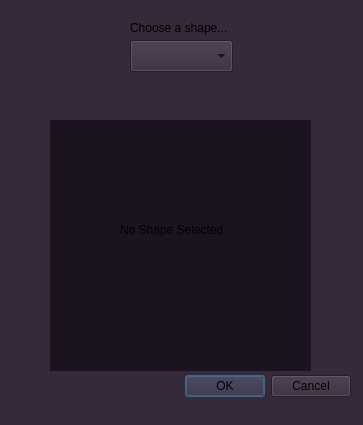
<?xml version="1.0" encoding="UTF-8"?>
<ui version="4.0">
 <class>ShapeEditor</class>
 <widget class="QDialog" name="ShapeEditor">
  <property name="geometry">
   <rect>
    <x>0</x>
    <y>0</y>
    <width>363</width>
    <height>425</height>
   </rect>
  </property>
  <property name="windowTitle">
   <string>Dialog</string>
  </property>
  <property name="styleSheet">
   <string notr="true">background-color : rgb(53, 41, 58)</string>
  </property>
  <widget class="QDialogButtonBox" name="buttonBox">
   <property name="geometry">
    <rect>
     <x>10</x>
     <y>370</y>
     <width>341</width>
     <height>32</height>
    </rect>
   </property>
   <property name="orientation">
    <enum>Qt::Horizontal</enum>
   </property>
   <property name="standardButtons">
    <set>QDialogButtonBox::Cancel|QDialogButtonBox::Ok</set>
   </property>
  </widget>
  <widget class="QComboBox" name="shapeType">
   <property name="geometry">
    <rect>
     <x>130</x>
     <y>40</y>
     <width>103</width>
     <height>32</height>
    </rect>
   </property>
  </widget>
  <widget class="QLabel" name="label">
   <property name="geometry">
    <rect>
     <x>130</x>
     <y>20</y>
     <width>141</width>
     <height>16</height>
    </rect>
   </property>
   <property name="styleSheet">
    <string notr="true">font-color : rgb(35, 27, 33)</string>
   </property>
   <property name="text">
    <string>Choose a shape... </string>
   </property>
  </widget>
  <widget class="QStackedWidget" name="stackedWidget">
   <property name="geometry">
    <rect>
     <x>50</x>
     <y>120</y>
     <width>261</width>
     <height>251</height>
    </rect>
   </property>
   <property name="styleSheet">
    <string notr="true">background-color :rgb(27, 20, 32)</string>
   </property>
   <widget class="QWidget" name="stackedWidgetPage1" native="true">
    <widget class="QLabel" name="label_2">
     <property name="geometry">
      <rect>
       <x>70</x>
       <y>100</y>
       <width>121</width>
       <height>20</height>
      </rect>
     </property>
     <property name="text">
      <string>No Shape Selected</string>
     </property>
    </widget>
   </widget>
   <widget class="QWidget" name="stackedWidgetPage2" native="true">
    <widget class="QLabel" name="label_3">
     <property name="geometry">
      <rect>
       <x>110</x>
       <y>20</y>
       <width>58</width>
       <height>16</height>
      </rect>
     </property>
     <property name="text">
      <string>Line</string>
     </property>
    </widget>
    <widget class="QLabel" name="label_4">
     <property name="geometry">
      <rect>
       <x>40</x>
       <y>60</y>
       <width>58</width>
       <height>16</height>
      </rect>
     </property>
     <property name="text">
      <string>X1</string>
     </property>
    </widget>
    <widget class="QLabel" name="label_5">
     <property name="geometry">
      <rect>
       <x>200</x>
       <y>60</y>
       <width>58</width>
       <height>16</height>
      </rect>
     </property>
     <property name="text">
      <string>Y1</string>
     </property>
    </widget>
    <widget class="QLabel" name="label_6">
     <property name="geometry">
      <rect>
       <x>40</x>
       <y>130</y>
       <width>58</width>
       <height>16</height>
      </rect>
     </property>
     <property name="text">
      <string>X2</string>
     </property>
    </widget>
    <widget class="QLabel" name="label_7">
     <property name="geometry">
      <rect>
       <x>200</x>
       <y>130</y>
       <width>58</width>
       <height>16</height>
      </rect>
     </property>
     <property name="text">
      <string>Y2</string>
     </property>
    </widget>
    <widget class="QTextEdit" name="textEdit">
     <property name="geometry">
      <rect>
       <x>20</x>
       <y>80</y>
       <width>51</width>
       <height>41</height>
      </rect>
     </property>
     <property name="styleSheet">
      <string notr="true">background-color : rgb(190, 197, 154)</string>
     </property>
    </widget>
    <widget class="QTextEdit" name="textEdit_2">
     <property name="geometry">
      <rect>
       <x>180</x>
       <y>80</y>
       <width>51</width>
       <height>41</height>
      </rect>
     </property>
     <property name="styleSheet">
      <string notr="true">background-color : rgb(190, 197, 154)</string>
     </property>
    </widget>
    <widget class="QTextEdit" name="textEdit_3">
     <property name="geometry">
      <rect>
       <x>20</x>
       <y>160</y>
       <width>51</width>
       <height>41</height>
      </rect>
     </property>
     <property name="styleSheet">
      <string notr="true">background-color : rgb(190, 197, 154)</string>
     </property>
    </widget>
    <widget class="QTextEdit" name="textEdit_4">
     <property name="geometry">
      <rect>
       <x>180</x>
       <y>160</y>
       <width>51</width>
       <height>41</height>
      </rect>
     </property>
     <property name="styleSheet">
      <string notr="true">background-color : rgb(190, 197, 154)</string>
     </property>
    </widget>
   </widget>
   <widget class="QWidget" name="stackedWidgetPage3" native="true">
    <widget class="QLabel" name="label_8">
     <property name="geometry">
      <rect>
       <x>100</x>
       <y>30</y>
       <width>58</width>
       <height>16</height>
      </rect>
     </property>
     <property name="text">
      <string>Polyline</string>
     </property>
    </widget>
    <widget class="QLabel" name="label_9">
     <property name="geometry">
      <rect>
       <x>30</x>
       <y>60</y>
       <width>58</width>
       <height>16</height>
      </rect>
     </property>
     <property name="text">
      <string>X1</string>
     </property>
    </widget>
    <widget class="QLabel" name="label_10">
     <property name="geometry">
      <rect>
       <x>180</x>
       <y>60</y>
       <width>58</width>
       <height>16</height>
      </rect>
     </property>
     <property name="text">
      <string>Y1</string>
     </property>
    </widget>
    <widget class="QLabel" name="label_11">
     <property name="geometry">
      <rect>
       <x>30</x>
       <y>120</y>
       <width>58</width>
       <height>16</height>
      </rect>
     </property>
     <property name="text">
      <string>X2</string>
     </property>
    </widget>
    <widget class="QLabel" name="label_12">
     <property name="geometry">
      <rect>
       <x>180</x>
       <y>120</y>
       <width>58</width>
       <height>16</height>
      </rect>
     </property>
     <property name="text">
      <string>Y2</string>
     </property>
    </widget>
    <widget class="QLabel" name="label_13">
     <property name="geometry">
      <rect>
       <x>30</x>
       <y>180</y>
       <width>58</width>
       <height>16</height>
      </rect>
     </property>
     <property name="text">
      <string>X3</string>
     </property>
    </widget>
    <widget class="QLabel" name="label_14">
     <property name="geometry">
      <rect>
       <x>180</x>
       <y>180</y>
       <width>58</width>
       <height>16</height>
      </rect>
     </property>
     <property name="text">
      <string>Y3</string>
     </property>
    </widget>
    <widget class="QTextEdit" name="textEdit_5">
     <property name="geometry">
      <rect>
       <x>20</x>
       <y>80</y>
       <width>51</width>
       <height>41</height>
      </rect>
     </property>
     <property name="styleSheet">
      <string notr="true">background-color : rgb(190, 197, 154)</string>
     </property>
    </widget>
    <widget class="QTextEdit" name="textEdit_6">
     <property name="geometry">
      <rect>
       <x>170</x>
       <y>80</y>
       <width>51</width>
       <height>41</height>
      </rect>
     </property>
     <property name="styleSheet">
      <string notr="true">background-color : rgb(190, 197, 154)</string>
     </property>
    </widget>
    <widget class="QTextEdit" name="textEdit_7">
     <property name="geometry">
      <rect>
       <x>20</x>
       <y>140</y>
       <width>51</width>
       <height>41</height>
      </rect>
     </property>
     <property name="styleSheet">
      <string notr="true">background-color : rgb(190, 197, 154)</string>
     </property>
    </widget>
    <widget class="QTextEdit" name="textEdit_8">
     <property name="geometry">
      <rect>
       <x>170</x>
       <y>140</y>
       <width>51</width>
       <height>41</height>
      </rect>
     </property>
     <property name="styleSheet">
      <string notr="true">background-color : rgb(190, 197, 154)</string>
     </property>
    </widget>
    <widget class="QTextEdit" name="textEdit_9">
     <property name="geometry">
      <rect>
       <x>20</x>
       <y>200</y>
       <width>51</width>
       <height>41</height>
      </rect>
     </property>
     <property name="styleSheet">
      <string notr="true">background-color : rgb(190, 197, 154)</string>
     </property>
    </widget>
    <widget class="QTextEdit" name="textEdit_10">
     <property name="geometry">
      <rect>
       <x>170</x>
       <y>200</y>
       <width>51</width>
       <height>41</height>
      </rect>
     </property>
     <property name="styleSheet">
      <string notr="true">background-color : rgb(190, 197, 154)</string>
     </property>
    </widget>
   </widget>
   <widget class="QWidget" name="stackedWidgetPage4" native="true">
    <widget class="QLabel" name="label_15">
     <property name="geometry">
      <rect>
       <x>100</x>
       <y>20</y>
       <width>71</width>
       <height>16</height>
      </rect>
     </property>
     <property name="text">
      <string>Rectangle</string>
     </property>
    </widget>
    <widget class="QLabel" name="label_16">
     <property name="geometry">
      <rect>
       <x>50</x>
       <y>50</y>
       <width>58</width>
       <height>16</height>
      </rect>
     </property>
     <property name="text">
      <string>X1</string>
     </property>
    </widget>
    <widget class="QLabel" name="label_17">
     <property name="geometry">
      <rect>
       <x>190</x>
       <y>50</y>
       <width>58</width>
       <height>16</height>
      </rect>
     </property>
     <property name="text">
      <string>Y1</string>
     </property>
    </widget>
    <widget class="QLabel" name="label_18">
     <property name="geometry">
      <rect>
       <x>190</x>
       <y>140</y>
       <width>58</width>
       <height>16</height>
      </rect>
     </property>
     <property name="text">
      <string>Y2</string>
     </property>
    </widget>
    <widget class="QLabel" name="label_19">
     <property name="geometry">
      <rect>
       <x>50</x>
       <y>140</y>
       <width>58</width>
       <height>16</height>
      </rect>
     </property>
     <property name="text">
      <string>X2</string>
     </property>
    </widget>
    <widget class="QTextEdit" name="textEdit_11">
     <property name="geometry">
      <rect>
       <x>30</x>
       <y>80</y>
       <width>51</width>
       <height>41</height>
      </rect>
     </property>
     <property name="styleSheet">
      <string notr="true">background-color : rgb(190, 197, 154)</string>
     </property>
    </widget>
    <widget class="QTextEdit" name="textEdit_12">
     <property name="geometry">
      <rect>
       <x>180</x>
       <y>80</y>
       <width>51</width>
       <height>41</height>
      </rect>
     </property>
     <property name="styleSheet">
      <string notr="true">background-color : rgb(190, 197, 154)</string>
     </property>
    </widget>
    <widget class="QTextEdit" name="textEdit_13">
     <property name="geometry">
      <rect>
       <x>30</x>
       <y>180</y>
       <width>51</width>
       <height>41</height>
      </rect>
     </property>
     <property name="styleSheet">
      <string notr="true">background-color : rgb(190, 197, 154)</string>
     </property>
    </widget>
    <widget class="QTextEdit" name="textEdit_14">
     <property name="geometry">
      <rect>
       <x>180</x>
       <y>180</y>
       <width>51</width>
       <height>41</height>
      </rect>
     </property>
     <property name="styleSheet">
      <string notr="true">background-color : rgb(190, 197, 154)</string>
     </property>
    </widget>
   </widget>
   <widget class="QWidget" name="stackedWidgetPage5" native="true">
    <widget class="QLabel" name="label_20">
     <property name="geometry">
      <rect>
       <x>110</x>
       <y>10</y>
       <width>58</width>
       <height>16</height>
      </rect>
     </property>
     <property name="text">
      <string>Ellipse</string>
     </property>
    </widget>
    <widget class="QLabel" name="label_21">
     <property name="geometry">
      <rect>
       <x>40</x>
       <y>70</y>
       <width>58</width>
       <height>16</height>
      </rect>
     </property>
     <property name="text">
      <string>X1</string>
     </property>
    </widget>
    <widget class="QLabel" name="label_22">
     <property name="geometry">
      <rect>
       <x>190</x>
       <y>70</y>
       <width>58</width>
       <height>16</height>
      </rect>
     </property>
     <property name="text">
      <string>Y1</string>
     </property>
    </widget>
    <widget class="QLabel" name="label_23">
     <property name="geometry">
      <rect>
       <x>40</x>
       <y>150</y>
       <width>58</width>
       <height>16</height>
      </rect>
     </property>
     <property name="text">
      <string>X2</string>
     </property>
    </widget>
    <widget class="QLabel" name="label_24">
     <property name="geometry">
      <rect>
       <x>190</x>
       <y>150</y>
       <width>58</width>
       <height>16</height>
      </rect>
     </property>
     <property name="text">
      <string>Y2</string>
     </property>
    </widget>
    <widget class="QTextEdit" name="textEdit_15">
     <property name="geometry">
      <rect>
       <x>20</x>
       <y>90</y>
       <width>51</width>
       <height>41</height>
      </rect>
     </property>
     <property name="styleSheet">
      <string notr="true">background-color : rgb(190, 197, 154)</string>
     </property>
    </widget>
    <widget class="QTextEdit" name="textEdit_16">
     <property name="geometry">
      <rect>
       <x>20</x>
       <y>170</y>
       <width>51</width>
       <height>41</height>
      </rect>
     </property>
     <property name="styleSheet">
      <string notr="true">background-color : rgb(190, 197, 154)</string>
     </property>
    </widget>
    <widget class="QTextEdit" name="textEdit_17">
     <property name="geometry">
      <rect>
       <x>170</x>
       <y>90</y>
       <width>51</width>
       <height>41</height>
      </rect>
     </property>
     <property name="styleSheet">
      <string notr="true">background-color : rgb(190, 197, 154)</string>
     </property>
    </widget>
    <widget class="QTextEdit" name="textEdit_18">
     <property name="geometry">
      <rect>
       <x>170</x>
       <y>170</y>
       <width>51</width>
       <height>41</height>
      </rect>
     </property>
     <property name="styleSheet">
      <string notr="true">background-color : rgb(190, 197, 154)</string>
     </property>
    </widget>
   </widget>
   <widget class="QWidget" name="stackedWidgetPage6" native="true">
    <widget class="QLabel" name="label_25">
     <property name="geometry">
      <rect>
       <x>120</x>
       <y>20</y>
       <width>58</width>
       <height>16</height>
      </rect>
     </property>
     <property name="text">
      <string>Text</string>
     </property>
    </widget>
    <widget class="QLabel" name="label_26">
     <property name="geometry">
      <rect>
       <x>50</x>
       <y>50</y>
       <width>58</width>
       <height>16</height>
      </rect>
     </property>
     <property name="text">
      <string>Font</string>
     </property>
    </widget>
    <widget class="QLabel" name="label_27">
     <property name="geometry">
      <rect>
       <x>190</x>
       <y>50</y>
       <width>58</width>
       <height>16</height>
      </rect>
     </property>
     <property name="text">
      <string>Font Size</string>
     </property>
    </widget>
    <widget class="QTextEdit" name="textEdit_19">
     <property name="geometry">
      <rect>
       <x>190</x>
       <y>70</y>
       <width>51</width>
       <height>41</height>
      </rect>
     </property>
     <property name="styleSheet">
      <string notr="true">background-color : rgb(190, 197, 154)</string>
     </property>
    </widget>
    <widget class="QFontComboBox" name="fontComboBox">
     <property name="geometry">
      <rect>
       <x>20</x>
       <y>70</y>
       <width>131</width>
       <height>32</height>
      </rect>
     </property>
    </widget>
    <widget class="QLabel" name="label_28">
     <property name="geometry">
      <rect>
       <x>40</x>
       <y>140</y>
       <width>71</width>
       <height>16</height>
      </rect>
     </property>
     <property name="text">
      <string>Font Color</string>
     </property>
    </widget>
    <widget class="QLabel" name="label_29">
     <property name="geometry">
      <rect>
       <x>180</x>
       <y>140</y>
       <width>58</width>
       <height>16</height>
      </rect>
     </property>
     <property name="text">
      <string>Fill</string>
     </property>
    </widget>
    <widget class="QComboBox" name="comboBox">
     <property name="geometry">
      <rect>
       <x>20</x>
       <y>160</y>
       <width>103</width>
       <height>32</height>
      </rect>
     </property>
    </widget>
    <widget class="QComboBox" name="comboBox_2">
     <property name="geometry">
      <rect>
       <x>150</x>
       <y>160</y>
       <width>103</width>
       <height>32</height>
      </rect>
     </property>
    </widget>
   </widget>
  </widget>
 </widget>
 <resources/>
 <connections>
  <connection>
   <sender>buttonBox</sender>
   <signal>accepted()</signal>
   <receiver>ShapeEditor</receiver>
   <slot>accept()</slot>
   <hints>
    <hint type="sourcelabel">
     <x>248</x>
     <y>254</y>
    </hint>
    <hint type="destinationlabel">
     <x>157</x>
     <y>274</y>
    </hint>
   </hints>
  </connection>
  <connection>
   <sender>buttonBox</sender>
   <signal>rejected()</signal>
   <receiver>ShapeEditor</receiver>
   <slot>reject()</slot>
   <hints>
    <hint type="sourcelabel">
     <x>316</x>
     <y>260</y>
    </hint>
    <hint type="destinationlabel">
     <x>286</x>
     <y>274</y>
    </hint>
   </hints>
  </connection>
 </connections>
</ui>
